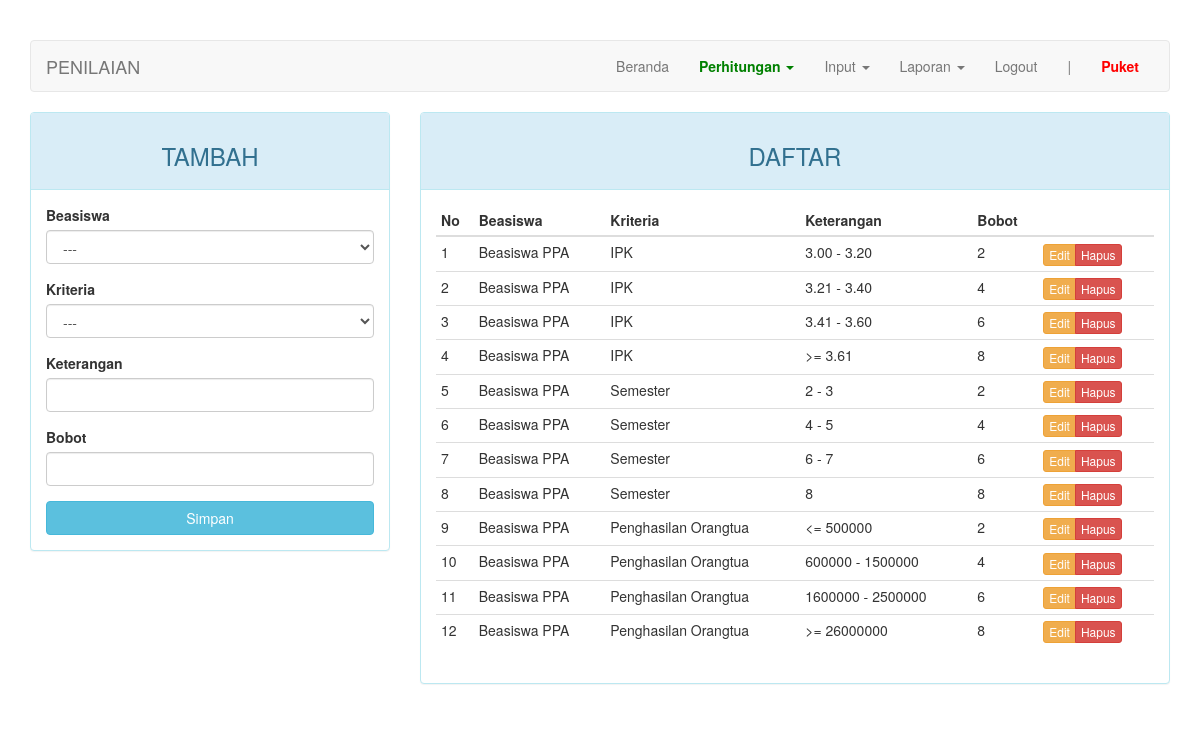
Before: /index.php?page=penilaian (signed in) with the older database file.
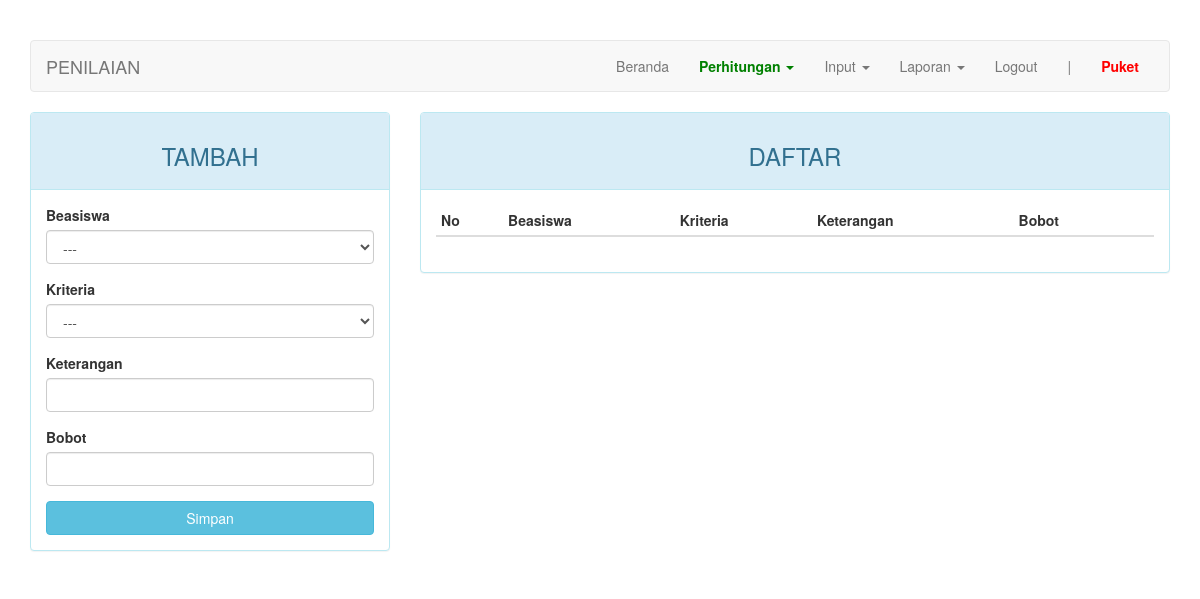
After: the same page with the newer database file.
### tables this page shows
CREATE TABLE `penilaian` (
  `kd_penilaian` int(11) NOT NULL,
  `kd_beasiswa` int(11) DEFAULT NULL,
  `kd_kriteria` int(11) NOT NULL,
  `keterangan` varchar(20) NOT NULL,
  `bobot` tinyint(1) DEFAULT NULL
);

CREATE TABLE `beasiswa` (
  `kd_beasiswa` int(11) NOT NULL,
  `nama` varchar(50) DEFAULT NULL
);

CREATE TABLE `kriteria` (
  `kd_kriteria` int(11) NOT NULL,
  `kd_beasiswa` int(11) NOT NULL,
  `nama` varchar(50) DEFAULT NULL,
  `sifat` enum('min','max') DEFAULT NULL
);

### page/penilaian.php (the view, shortened to what this page needs)
<?php
$update = (isset($_GET['action']) AND $_GET['action'] == 'update') ? true : false;
?>
<div class="row">
	<div class="col-md-4">
	    <div class="panel panel-<?= ($update) ? "warning" : "info" ?>">
	        <div class="panel-heading"><h3 class="text-center"><?= ($update) ? "EDIT" : "TAMBAH" ?></h3></div>
	        <div class="panel-body">
	            <form action="<?=$_SERVER['REQUEST_URI']?>" method="POST">
									<div class="form-group">
	                  <label for="kd_beasiswa">Beasiswa</label>
										<select class="form-control" name="kd_beasiswa">
											<option>---</option>
										</select>
									</div>
									<div class="form-group">
	                  <label for="kd_kriteria">Kriteria</label>
										<select class="form-control" name="kd_kriteria">
											<option>---</option>
										</select>
									</div>
	                <div class="form-group">
	                    <label for="keterangan">Keterangan</label>
	                    <input type="text" name="keterangan" class="form-control" <?= (!$update) ?: 'value="'.$row["keterangan"].'"' ?>>
	                </div>
	                <div class="form-group">
	                    <label for="bobot">Bobot</label>
	                    <input type="text" name="bobot" class="form-control" <?= (!$update) ?: 'value="'.$row["bobot"].'"' ?>>
	                </div>
	                <button type="submit" class="btn btn-<?= ($update) ? "warning" : "info" ?> btn-block">Simpan</button>
	            </form>
	        </div>
	    </div>
	</div>
	<div class="col-md-8">
	    <div class="panel panel-info">
	        <div class="panel-heading"><h3 class="text-center">DAFTAR</h3></div>
	        <div class="panel-body">
	            <table class="table table-condensed">
	                <thead>
	                    <tr>
	                        <th>No</th>
	                        <th>Beasiswa</th>
	                        <th>Kriteria</th>
	                        <th>Keterangan</th>
	                        <th>Bobot</th>
	                        <th></th>
	                    </tr>
	                </thead>
	                <tbody>
	                    <?php $no = 1; ?>
	                    <?php if ($query = $connection->query("SELECT a.kd_penilaian, c.nama AS nama_beasiswa, b.nama AS nama_kriteria, a.keterangan, a.bobot FROM penilaian a JOIN kriteria b ON a.kd_kriteria=b.kd_kriteria JOIN beasiswa c ON a.kd_beasiswa=c.kd_beasiswa")): ?>
	                        <?php while($row = $query->fetch_assoc()): ?>
	                        <tr>
	                            <td><?=$no++?></td>
	                            <td><?=$row['nama_beasiswa']?></td>
	                            <td><?=$row['nama_kriteria']?></td>
	                            <td><?=$row['keterangan']?></td>
	                            <td><?=$row['bobot']?></td>
	                            <td>
	                                <div class="btn-group">
	                                    <a href="?page=penilaian&action=update&key=<?=$row['kd_penilaian']?>" class="btn btn-warning btn-xs">Edit</a>
	                                    <a href="?page=penilaian&action=delete&key=<?=$row['kd_penilaian']?>" class="btn btn-danger btn-xs">Hapus</a>
	                                </div>
	                            </td>
	                        </tr>
	                        <?php endwhile ?>
	                    <?php endif ?>
	                </tbody>
	            </table>
	        </div>
	    </div>
	</div>
</div>

Changed rows visible on the page:
removed penilaian: kd_beasiswa.nama "Beasiswa PPA", kd_kriteria.nama "IPK", keterangan "3.00 - 3.20", bobot "2"
removed penilaian: kd_beasiswa.nama "Beasiswa PPA", kd_kriteria.nama "IPK", keterangan "3.21 - 3.40", bobot "4"
removed penilaian: kd_beasiswa.nama "Beasiswa PPA", kd_kriteria.nama "IPK", keterangan "3.41 - 3.60", bobot "6"
removed penilaian: kd_beasiswa.nama "Beasiswa PPA", kd_kriteria.nama "IPK", keterangan ">= 3.61", bobot "8"
removed penilaian: kd_beasiswa.nama "Beasiswa PPA", kd_kriteria.nama "Semester", keterangan "2 - 3", bobot "2"
removed penilaian: kd_beasiswa.nama "Beasiswa PPA", kd_kriteria.nama "Semester", keterangan "4 - 5", bobot "4"
removed penilaian: kd_beasiswa.nama "Beasiswa PPA", kd_kriteria.nama "Semester", keterangan "6 - 7", bobot "6"
removed penilaian: kd_beasiswa.nama "Beasiswa PPA", kd_kriteria.nama "Semester", keterangan "8", bobot "8"
removed penilaian: kd_beasiswa.nama "Beasiswa PPA", kd_kriteria.nama "Penghasilan Orangtua", keterangan "<= 500000", bobot "2"
removed penilaian: kd_beasiswa.nama "Beasiswa PPA", kd_kriteria.nama "Penghasilan Orangtua", keterangan "600000 - 1500000", bobot "4"
removed penilaian: kd_beasiswa.nama "Beasiswa PPA", kd_kriteria.nama "Penghasilan Orangtua", keterangan "1600000 - 2500000", bobot "6"
removed penilaian: kd_beasiswa.nama "Beasiswa PPA", kd_kriteria.nama "Penghasilan Orangtua", keterangan ">= 26000000", bobot "8"
